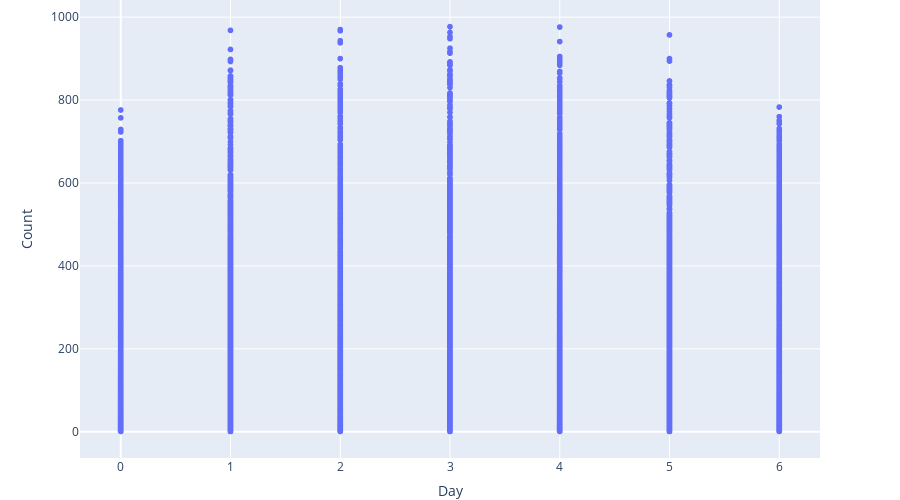

Notebook code cell kept with this figure:
### Code cell
fig = px.scatter(df, x="weekday", y="cnt",
                 labels={
                     "weekday": "Day",
                     "cnt": "Count",
                 },)
fig.update_layout(xaxis={"dtick":1},margin={"t":0,"b":0},height=500)
fig.show()

### Figure 1 — Plotly figure (JSON) as saved in the notebook; plotly's stock layout.template omitted (floating-point values rounded to 4 significant figures; data arrays with more than 128 entries replaced by an {"elided": "..."} marker saying what was removed)
{"data": [{"hovertemplate": "Day=%{x}<br>Count=%{y}<extra></extra>", "legendgroup": "", "marker": {"color": "#636efa", "symbol": "circle"}, "mode": "markers", "name": "", "showlegend": false, "type": "scattergl", "x": {"elided": "17379 int values"}, "xaxis": "x", "y": {"elided": "17379 int values"}, "yaxis": "y"}], "layout": {"height": 500, "legend": {"tracegroupgap": 0}, "margin": {"b": 0, "t": 0}, "xaxis": {"anchor": "y", "domain": [0, 1], "dtick": 1, "title": {"text": "Day"}}, "yaxis": {"anchor": "x", "domain": [0, 1], "title": {"text": "Count"}}}}
